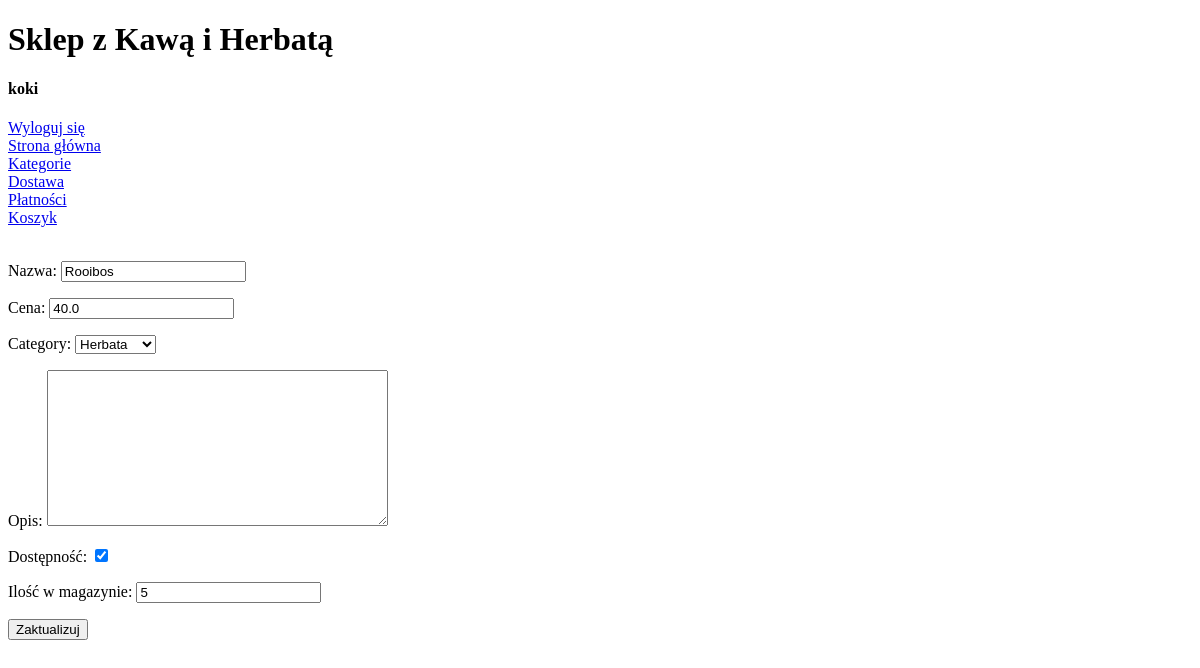
Before: /product/8/update/ (signed in) with the older database file.
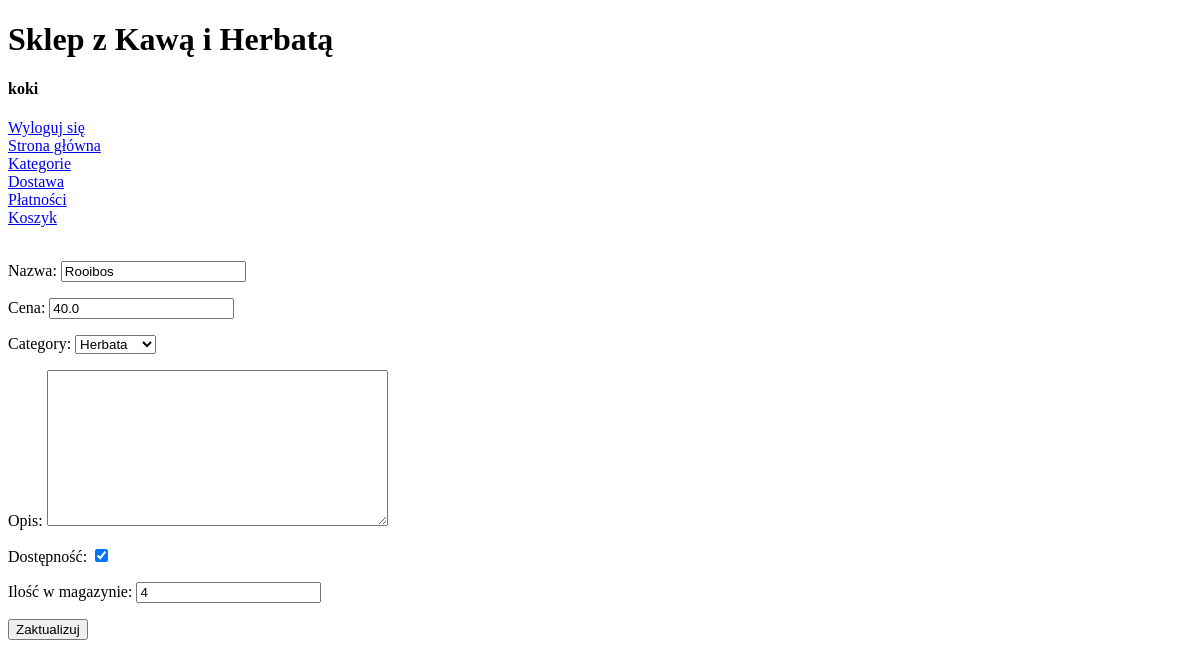
After: the same page with the newer database file.
### mysite/models.py (models this page shows, shortened)
class Product(models.Model):
    name = models.CharField('Nazwa', max_length=50, null=True, blank=True)
    price =  models.FloatField('Cena', validators=[MinValueValidator(0)])
    category = models.ForeignKey(Category, models.PROTECT, 'Kategoria', null=True, blank=True)
    description = models.TextField('Opis', null=True, blank=True)
    availability = models.BooleanField('Dostępność')
    quantity = models.PositiveIntegerField('Ilość w magazynie')

class Category(models.Model):
    name = models.CharField('Nazwa', max_length=50, unique=True)
    def __str__(self):
        return f'{self.name}'

### mysite/views.py (the view, shortened to what this page needs)
# urls.py: path('product/<int:pk>/update/', views.UpdateProductView.as_view(), name="update-product"),
class UpdateProductView(UpdateView):
    model = Product
    form_class = ProductForm
    template_name = 'mysite/product/update_product_form.html'

### mysite/forms.py
class ProductForm(ModelForm):
    class Meta:
        model = Product
        fields = '__all__'

### mysite/templates/mysite/product/update_product_form.html (shortened to what this page needs)
{% extends "base.html" %}
{% block content %}
    {% if user.is_superuser %}
        <form method="post">
            {{ form.as_p }}
            <input type="submit" value="Zaktualizuj">
        </form>
    {% endif %}
{% endblock %}

Changed rows visible on the page:
changed Product "Herbata": quantity "5" → "4"
